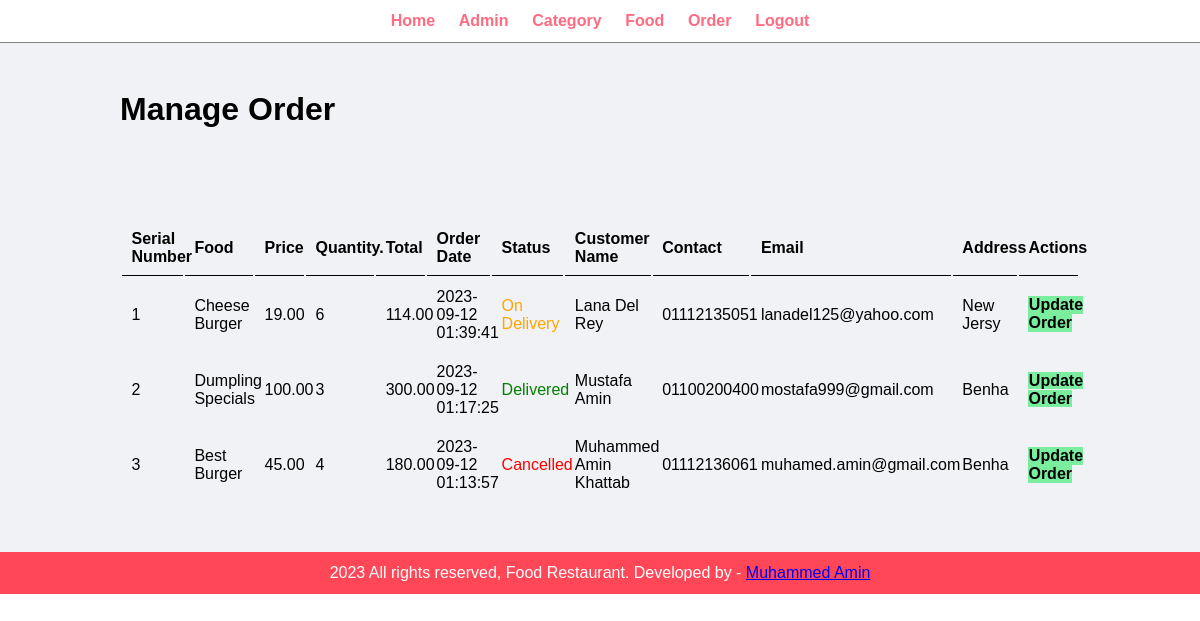
Page /admin/manage-order.php (signed in) on the committed database.
### tables this page shows
CREATE TABLE `tbl_order` (
  `id` int(10) UNSIGNED NOT NULL,
  `food` varchar(150) NOT NULL,
  `price` decimal(10,2) NOT NULL,
  `quantity` int(11) NOT NULL,
  `total` decimal(10,2) NOT NULL,
  `order_date` datetime NOT NULL,
  `status` varchar(50) NOT NULL,
  `customer_name` varchar(150) NOT NULL,
  `customer_contact` varchar(20) NOT NULL,
  `customer_email` varchar(150) NOT NULL,
  `customer_address` varchar(255) NOT NULL
);

### admin/manage-order.php (the view, shortened to what this page needs)
<?php include('partials/menu.php') ?>
<div class="main-content">
    <div class="wrapper">
        <h1>Manage Order</h1>
        <br /> <br /> <br />
        <br><br>
        <table class="tbl-full">
            <tr>
                <th>Serial Number</th>
                <th>Food</th>
                <th>Price</th>
                <th>Quantity.</th>
                <th>Total</th>
                <th>Order Date</th>
                <th>Status</th>
                <th>Customer Name</th>
                <th>Contact</th>
                <th>Email</th>
                <th>Address</th>
                <th>Actions</th>
            </tr>
            <?php
            $sql = "SELECT * FROM tbl_order ORDER BY id DESC";
            $res = mysqli_query($conn, $sql);
            $serialNum = 1;
            $count = mysqli_num_rows($res);
            if ($count > 0) {
                while ($row = mysqli_fetch_assoc($res)) {
                    $id = $row['id'];
                    $food = $row['food'];
                    $price = $row['price'];
                    $qty   = $row['quantity'];
                    $total = $row['total'];
                    $order_date = $row['order_date'];
                    $status = $row['status'];
                    $customer = $row['customer_name'];
                    $customer_contact = $row['customer_contact'];
                    $customer_email = $row['customer_email'];
                    $customer_address = $row['customer_address'];
            ?>
                    <tr>
                        <td><?php echo $serialNum++ ?></td>
                        <td><?php echo $food ?></td>
                        <td><?php echo $price ?></td>
                        <td><?php echo $qty ?></td>
                        <td><?php echo $total ?></td>
                        <td><?php echo $order_date ?></td>
                        <td>
                            <?php
                              if($status == "Ordered"){
                                echo "<label>$status</label>";
                              }elseif($status == "On Delivery"){
                                echo "<label style='color: orange;'>$status</label>";
                              }elseif($status == "Delivered"){
                                echo "<label style='color: green;'>$status</label>";
                              }elseif($status == "Cancelled"){
                                echo "<label style='color: red;'>$status</label>";
                              }
                            ?>
                        </td>
                        <td><?php echo $customer ?></td>
                        <td><?php echo $customer_contact ?></td>
                        <td><?php echo $customer_email ?></td>
                        <td><?php echo $customer_address ?></td>
                        <td>
                            <a href="<?php echo SITEURL ?>admin/update-order.php?id=<?php echo $id ?>" class="btn-secondary">Update Order</a>
                        </td>
                    </tr>
            <?php
                }
            } else {
                echo "<tr><td colspan='12' class='error'>Order Not Available</td></tr>";
            }
            ?>
        </table>
    </div>
</div>
<?php include('partials/footer.php') ?>

### css/admin.css (style rules this page uses)
* { margin: 0; padding: 0; font-family: Arial, Helvetica, sans-serif; }
.wrapper { padding: 1%; width: 80%; margin: 0 auto; }
.tbl-full { width: 100%; }
table tr th { border-bottom: 1px solid black; padding: 1%; text-align: left; }
table tr td { padding: 1%; }
.btn-secondary { background-color: #7bed9f; padding: 1%; color: black; text-decoration: none; font-weight: bold; }
.main-content { background-color: #f1f2f6; padding: 3% 0; }

### rows in the picture
tbl_order: food "Cheese Burger", price "19.00", quantity "6", total "114.00", order_date "2023-09-12 01:39:41", status "On Delivery", customer_name "Lana Del Rey", customer_contact "01112135051", customer_email "lanadel125@yahoo.com", customer_address "New Jersy"
tbl_order: food "Dumpling Specials", price "100.00", quantity "3", total "300.00", order_date "2023-09-12 01:17:25", status "Delivered", customer_name "Mustafa Amin", customer_contact "01100200400", customer_email "mostafa999@gmail.com", customer_address "Benha"
tbl_order: food "Best Burger", price "45.00", quantity "4", total "180.00", order_date "2023-09-12 01:13:57", status "Cancelled", customer_name "Muhammed Amin Khattab", customer_contact "01112136061", customer_email "muhamed.amin@gmail.com", customer_address "Benha"
